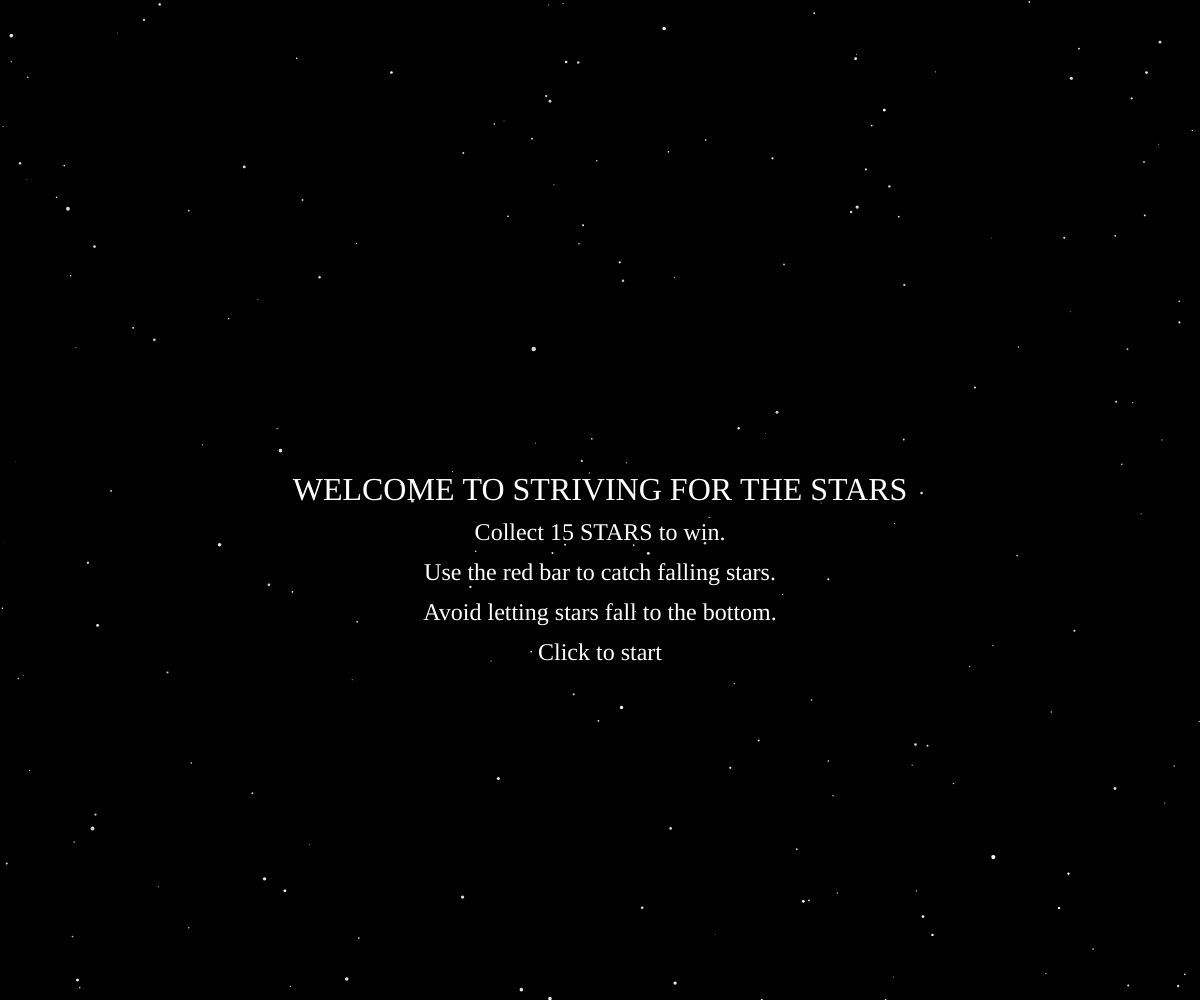
Frame 1 (no input)
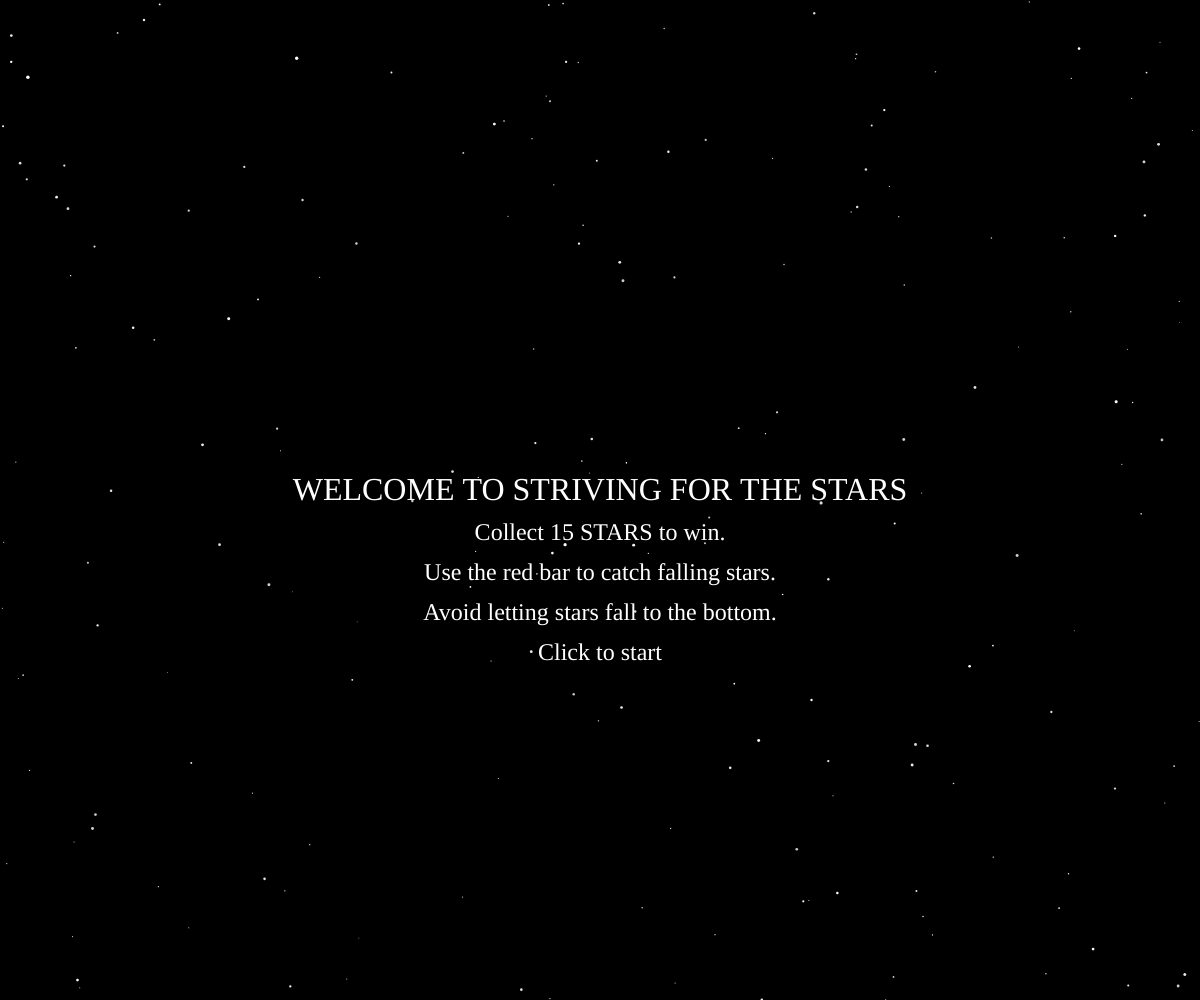
Frame 60 (no input)
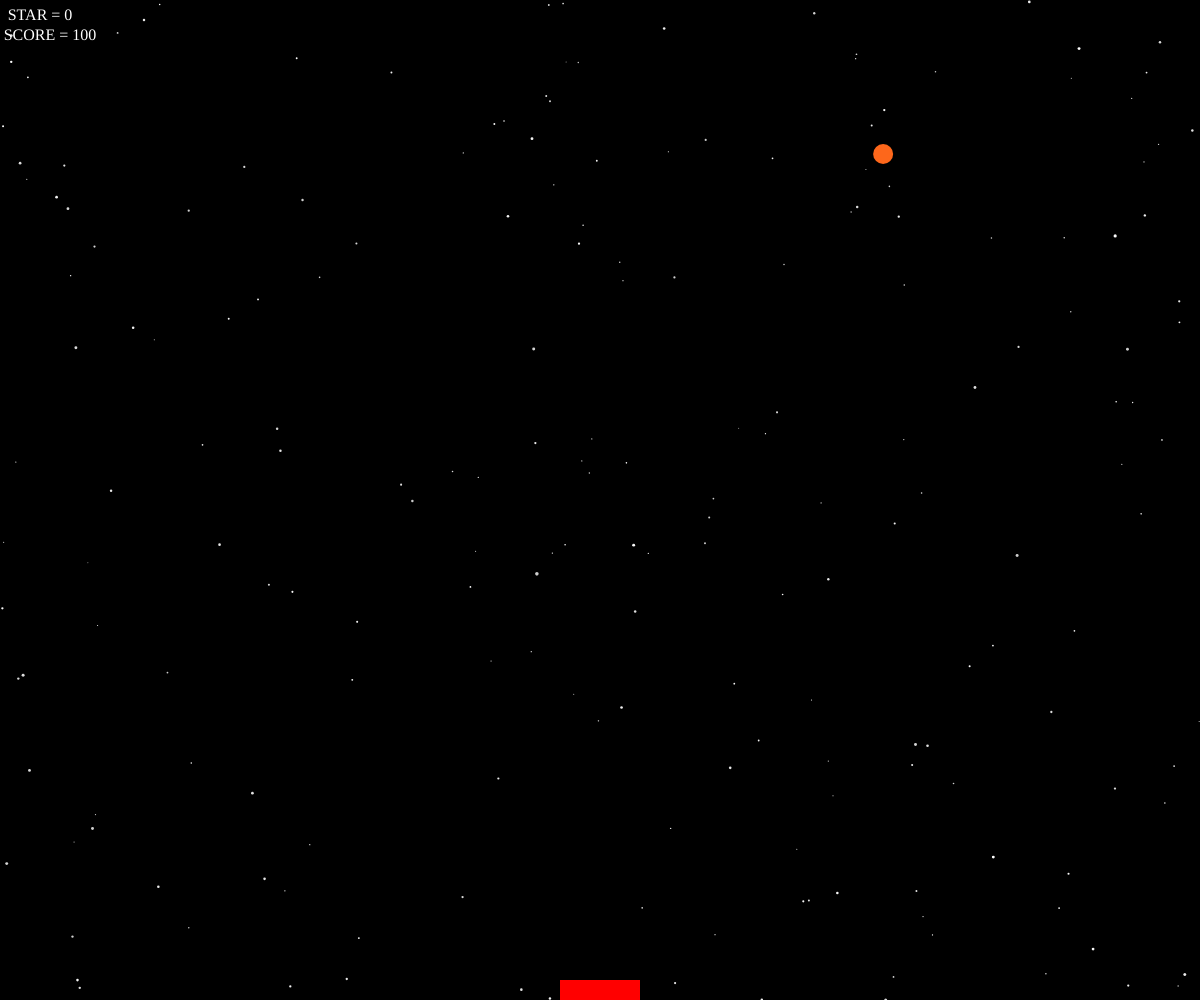
Frame 120 (the mouse pressed at the canvas centre since frame 60)

The p5.js sketch that drew these frames (run headless with seeded random() and noise() and a simulated clock; from frame 60 on, the mouse is pressed at the canvas centre):

// p5.js sketch
// ── sketch.js
let screen = 0; // Initialize variable for screen state
let circles = []; // Array to store falling circles
let speed = 3; // Speed at which circles fall
let score = 0; // Player's score
let stars = []; // Array to store background stars
let cursorRect; // Object representing the cursor
let flash = false; // Flag for flashing effect
let resource = 100; // Magic meter representing player's resource
let particles = []; // Array to store particle objects for explosion effects
let particlesLifetime = 30; // Lifetime of particles in frames

function setup() {
  createCanvas(windowWidth, windowHeight); // Create canvas
  textFont('Georgia'); // Change font style
  // Create stars for the background
  for (let i = 0; i < 200; i++) {
    stars.push(new Star());
  }
  cursorRect = new CursorRect(); // Initialize cursor object
}

function draw() {
  // Display different screens based on the value of 'screen'
  if (screen === 0) {
    startScreen();
  } else if (screen === 1) {
    gameOn();
  } else if (screen === 2) {
    winScreen();
  } else if (screen === 3) {
    loseScreen();
  }
}

function startScreen() {
  drawUniverseBackground(); // Display background with stars
  fill(255);
  textAlign(CENTER);
  textSize(32); // Increase font size
  // Display welcome message and game instructions
  text('WELCOME TO STRIVING FOR THE STARS', width / 2, height / 2);
  textSize(24); // Set smaller font size for instructions
  text('Collect 15 STARS to win.', width / 2, height / 2 + 40);
  text('Use the red bar to catch falling stars.', width / 2, height / 2 + 80);
  text('Avoid letting stars fall to the bottom.', width / 2, height / 2 + 120);
  text('Click to start', width / 2, height / 2 + 160);
  reset(); // Reset game variables
}

function gameOn() {
  drawUniverseBackground(); // Display background with stars
  cursorRect.display(); // Display cursor rectangle
  fill(255);
  textSize(16); // Set font size for score and resource
  // Display score and magic meter
  text("STAR = " + score, 40, 20);
  text("SCORE = " + resource, 50, 40); // Display magic meter
  
  // Update and display falling circles
  for (let i = circles.length - 1; i >= 0; i--) {
    circles[i].display();
    circles[i].move();
    // Check if a circle is caught by the cursor
    if (circles[i].isCaught(cursorRect)) {
      createExplosion(circles[i].x, circles[i].y); // Create explosion effect
      circles.splice(i, 1); // Remove caught circle
      score++; // Increase score
      resource -= 10; // Decrease resource when catching a circle
    } else if (circles[i].y >= height) {
      circles.splice(i, 1); // Remove circle if it reaches the bottom
      if (score < 15) {
        screen = 3; // Go to lose screen if score is less than 15
      }
    }
  }
  
  // Generate new circles if all are caught or every 60 frames
  if (circles.length === 0 || frameCount % 60 === 0) {
    pickRandom();
  }
  
  // Go to win screen if score reaches 15
  if (score >= 15) {
    screen = 2;
  }
  
  updateAndDisplayParticles(); // Update and display particles for explosions
}

function winScreen() {
  drawTwinklingStarsBackground(); // Draw twinkling stars background
  
  fill(255);
  textAlign(CENTER);
  textSize(32); // Increase font size for win screen
  text('YOU WIN', width / 2, height / 2); // Display win message
  text('click to play again', width / 2, height / 2 + 40); // Prompt to play again
}

function loseScreen() {
  drawUniverseBackground(); // Display background with stars
  fill(255);
  textAlign(CENTER);
  textSize(32); // Increase font size for lose screen
  text('GAME OVER', width / 2, height / 2); // Display game over message
  textSize(24); // Set smaller font size for final score and prompt
  text("SCORE = " + score, width / 2, height / 2 + 40); // Display final score
  text('click to play again', width / 2, height / 2 + 80); // Prompt to play again
}

function mousePressed() {
  // Change screen based on current screen
  if (screen === 0) {
    screen = 1; // Start game
  } else if (screen === 2 || screen === 3) {
    screen = 0; // Restart game
  }
}

function reset() {
  // Reset game variables
  score = 0;
  circles = [];
  resource = 100;
}

function pickRandom() {
  let newX = random(20, width - 20);
  let newY = -20;  // Start from the top
  circles.push(new Circle(newX, newY)); // Add new circle to the array
}

class Circle {
  constructor(x, y) {
    this.x = x;
    this.y = y;
    this.radius = 10;
    this.color = color(random(255), random(255), random(255)); // Random color
  }

  display() {
    // Display circle
    fill(this.color);
    ellipse(this.x, this.y, this.radius * 2, this.radius * 2);
  }

  move() {
    this.y += speed; // Move circle downwards
  }

  isCaught(cursorRect) {
    // Check if circle is caught by the cursor
    return this.y + this.radius > height - cursorRect.height &&
           this.x > cursorRect.x - cursorRect.width / 2 &&
           this.x < cursorRect.x + cursorRect.width / 2;
  }
}

class Star {
  constructor() {
    this.x = random(width);
    this.y = random(height);
    this.size = random(1, 3);
    this.color = color(random(200, 255)); // Bright white stars
    this.twinkleFactor = random(0.5, 1.5); // Factor for twinkling effect
  }

  display() {
    this.twinkle(); // Twinkle effect
    fill(this.color);
    noStroke();
    ellipse(this.x, this.y, this.size);
  }

  twinkle() {
    this.size = this.size * this.twinkleFactor; // Change size for twinkling effect
    if (this.size > 3 || this.size < 1) {
      this.twinkleFactor = 1 / this.twinkleFactor; // Reverse twinkle factor if size exceeds bounds
    }
  }

  move() {
    this.y += 0.5; // Slowly move the star downwards
    if (this.y > height) {
      this.y = 0; // Reset to top if it moves off screen
      this.x = random(width); // Randomize x position
    }
  }
}

function drawUniverseBackground() {
  background(0); // Dark space background
  // Display stars
  for (let i = 0; i < stars.length; i++) {
    stars[i].display();
  }
}

function drawTwinklingStarsBackground() {
  background(0); // Dark space background
  // Display and move stars
  for (let i = 0; i < stars.length; i++) {
    stars[i].display();
    stars[i].move();
  }
}

class CursorRect {
  constructor() {
    this.width = 80;
    this.height = 20;
    this.color = color(255, 0, 0); // Red cursor color
  }

  display() {
    // Display cursor rectangle at mouse position
    fill(this.color);
    rectMode(CENTER);
    rect(mouseX, height - 10, this.width, this.height);
  }

  get x() {
    return mouseX; // Get the x-coordinate of the mouse
  }
}

function createExplosion(x, y) {
  for (let i = 0; i < 20; i++) {
    particles.push(new Particle(x, y)); // Create 20 new particles at position (x, y) and add them to the particles array
  }
}

function updateAndDisplayParticles() {
  for (let i = particles.length - 1; i >= 0; i--) {
    particles[i].update(); // Update particle position
    particles[i].display(); // Display particle
    if (particles[i].lifespan <= 0) {
      particles.splice(i, 1); // Remove particle from array if its lifespan is less than or equal to 0
    }
  }
}

class Particle {
  constructor(x, y) {
    this.x = x; // X-coordinate of the particle
    this.y = y; // Y-coordinate of the particle
    this.vx = random(-2, 2); // Random velocity in the x-direction
    this.vy = random(-2, 2); // Random velocity in the y-direction
    this.lifespan = particlesLifetime; // Lifespan of the particle
    this.color = color(random(255), random(255), random(255)); // Random color for the particle
  }

  update() {
    this.x += this.vx; // Update x-coordinate based on velocity
    this.y += this.vy; // Update y-coordinate based on velocity
    this.lifespan--; // Decrease lifespan
  }

  display() {
    fill(this.color); // Set fill color
    noStroke(); // No stroke for the particle
    ellipse(this.x, this.y, 5, 5); // Display particle as a small ellipse
  }
}
